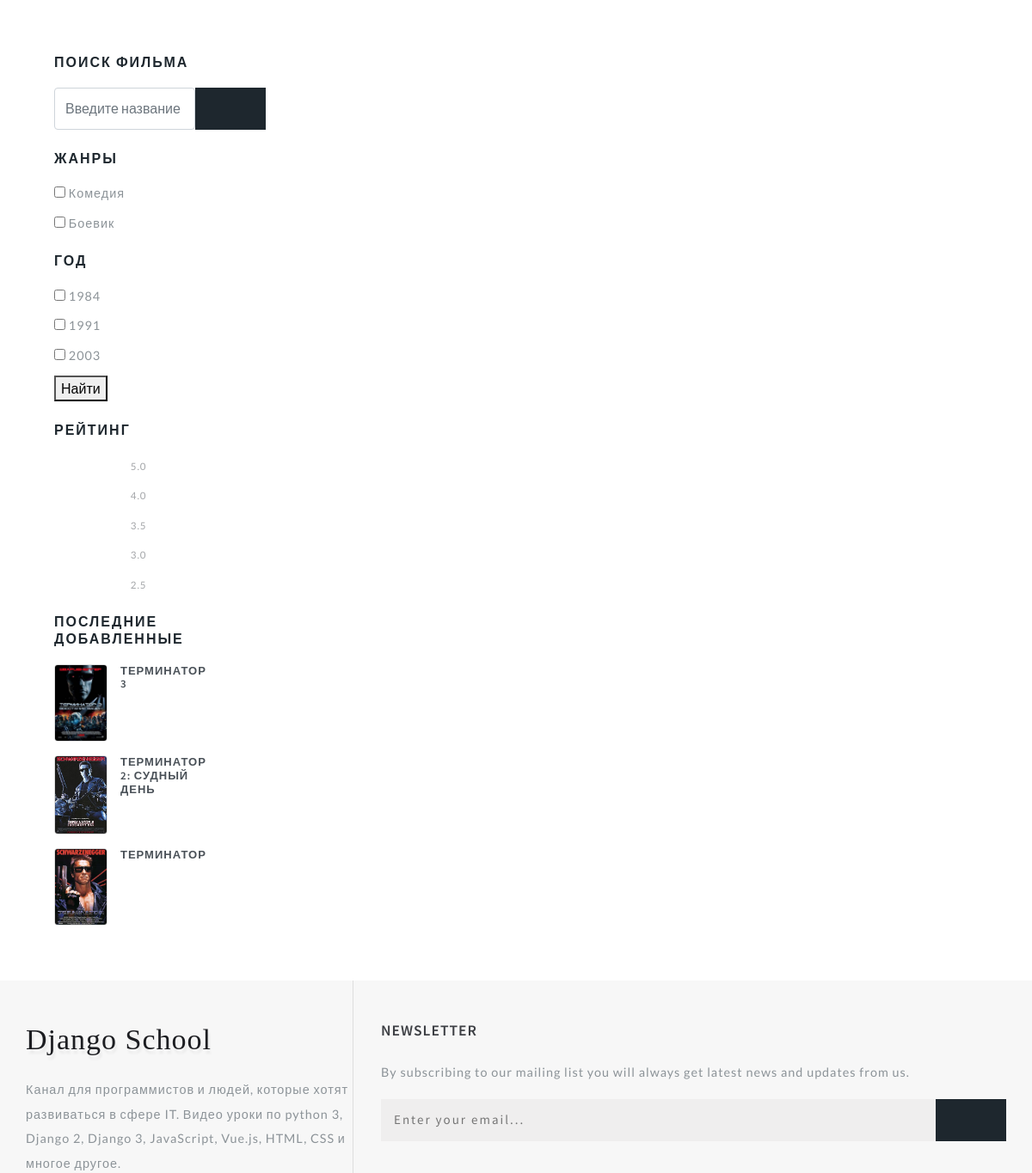
The app's page /filter/ (middle part), older data.
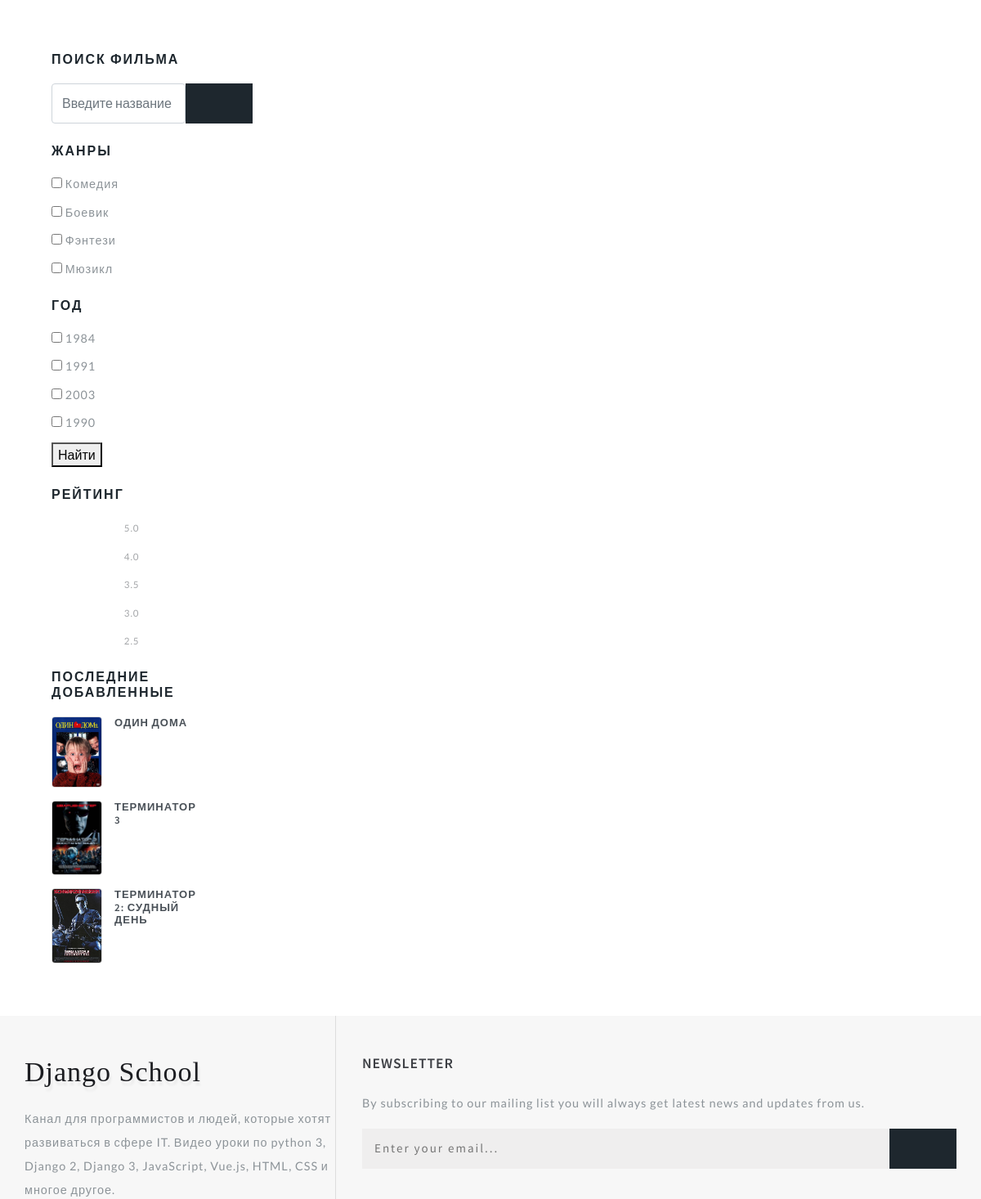
The same page, newer data.
### movies/models.py (models this page shows, shortened)
class Genre(models.Model):
    name = models.CharField('Имя', max_length=100)
    description = models.TextField('Описание')
    url = models.SlugField(max_length=150, unique=True)
    class Meta:
        verbose_name = 'Жанр'
        verbose_name_plural = 'Жанры'

class Movie(models.Model):
    title = models.CharField('Название', max_length=100)
    tagline = models.CharField('Слоган', max_length=100, default='')
    description = models.TextField('Описание')
    poster = models.ImageField('Постер', upload_to='movies/')
    year = models.PositiveSmallIntegerField('Дата выхода', default=2023)
    country = models.CharField('Страна', max_length=30)
    directors = models.ManyToManyField(Actor, verbose_name='режиссёр', related_name='film_director')
    actors = models.ManyToManyField(Actor, verbose_name='актёры', related_name='film_actor')
    genres = models.ManyToManyField(Genre, verbose_name='жанры')
    word_premiere = models.DateField('Премьера в мире', default=date.today)
    budget = models.PositiveIntegerField('Бюджет', default=0, help_text='Указывать сумму в доларах')
    fees_in_usa = models.PositiveIntegerField(
        'Сборы в США', default=0, help_text='Указывать сумму в доларах')
    fees_in_word = models.PositiveIntegerField(
        'Сборы в мире', default=0, help_text='Указывать сумму в доларах')
    category = models.ForeignKey(Category, verbose_name='Категория', on_delete=models.SET_NULL, null=True)
    url = models.SlugField(max_length=130, unique=True)
    draft = models.BooleanField('Черновик', default=False)
    def get_absolute_url(self):
        return reverse('movie_detail', kwargs={'slug': self.url})
    class Meta:
        verbose_name = 'Фильм'
        verbose_name_plural = 'Фильмы'

### movies/views.py (the view)
# urls.py: path('filter/', views.FilterMoviesView.as_view(), name='filter'),
class FilterMoviesView(GenreYear, ListView):
    def get_queryset(self):
        queryset = Movie.objects.filter(
            Q(year__in=self.request.GET.getlist("year")) |
            Q(genres__in=self.request.GET.getlist("genre")))
        return queryset

### movies/templatetags/movie_tag.py (called while the page is built)
@register.simple_tag()
def get_categories():
    return Category.objects.all()

@register.inclusion_tag("movies/tags/last_movie.html")
def get_last_movies(count=5):
    movies = Movie.objects.order_by("-id")[:count]
    return {'last_movies': movies}

### movies/views.py (called while the page is built)
    def get_genres(self):
        return Genre.objects.all()

    def get_years(self):
        return Movie.objects.filter(draft=False).values('year')

### templates/movies/movie_list.html (shortened to what this page needs)
{% extends 'movies/base.html' %}
{% block movie %}
    <div class="left-ads-display col-lg-9">
    </div>
{% endblock movie %}

### templates/include/sidebar.html
{% load movie_tag %}
<div class="search-bar w3layouts-newsletter">
    <h3 class="sear-head editContent">
        Поиск фильма
    </h3>
    <form action="#" method="post" class="d-flex editContent">
        <input type="search" placeholder="Введите название..." name="search"
               class="form-control" required="">
        <button class="btn1 btn">
            <span class="fa fa-search" aria-hidden="true"></span>
        </button>
    </form>
</div>
<form action="{% url 'filter' %}" method="get">
    <div class="left-side my-4">
        <h3 class="sear-head editContent">
            Жанры
        </h3>
        <ul class="w3layouts-box-list">
            {% for genre in view.get_genres %}
                <li class="editContent">
                    <input type="checkbox" class="checked" name="genre" value="{{ genre.id }}">
                    <span class="span editContent">
                        {{ genre.name }}
                    </span>
                </li>
            {% endfor %}
        </ul>
    </div>
    <div class="left-side">
        <h3 class="sear-head editContent">
            Год
        </h3>
        <ul class="w3layouts-box-list">
            {% for movie in view.get_years %}
                <li class="editContent">
                    <input type="checkbox" class="checked" name="year" value="{{ movie.year }}">
                    <span class="span editContent">
                        {{ movie.year }}
                    </span>
                </li>
            {% endfor %}
        </ul>
    </div>
    <button type="submit">Найти</button>
</form>
<div class="customer-rev left-side my-4">
    <h3 class="sear-head editContent">
        Рейтинг
    </h3>
    <ul class="w3layouts-box-list">
        <li>
            <a href="#">
                <span class="fa fa-star" aria-hidden="true"></span>
                <span class="fa fa-star" aria-hidden="true"></span>
                <span class="fa fa-star" aria-hidden="true"></span>
                <span class="fa fa-star" aria-hidden="true"></span>
                <span class="fa fa-star" aria-hidden="true"></span>
                <span class="editContent">5.0</span>
            </a>
        </li>
        <li>
            <a href="#">
                <span class="fa fa-star" aria-hidden="true"></span>
                <span class="fa fa-star" aria-hidden="true"></span>
                <span class="fa fa-star" aria-hidden="true"></span>
                <span class="fa fa-star" aria-hidden="true"></span>
                <span class="fa fa-star-o" aria-hidden="true"></span>
                <span class="editContent">4.0</span>
            </a>
        </li>
        <li>
            <a href="#">
                <span class="fa fa-star" aria-hidden="true"></span>
                <span class="fa fa-star" aria-hidden="true"></span>
                <span class="fa fa-star" aria-hidden="true"></span>
                <span class="fa fa-star-half-o" aria-hidden="true"></span>
                <span class="fa fa-star-o" aria-hidden="true"></span>
                <span class="editContent">3.5</span>
            </a>
        </li>
        <li>
            <a href="#">
                <span class="fa fa-star" aria-hidden="true"></span>
                <span class="fa fa-star" aria-hidden="true"></span>
                <span class="fa fa-star" aria-hidden="true"></span>
                <span class="fa fa-star-o" aria-hidden="true"></span>
                <span class="fa fa-star-o" aria-hidden="true"></span>
                <span class="editContent">3.0</span>
            </a>
        </li>
        <li>
            <a href="#">
                <span class="fa fa-star" aria-hidden="true"></span>
                <span class="fa fa-star" aria-hidden="true"></span>
                <span class="fa fa-star-half-o" aria-hidden="true"></span>
                <span class="fa fa-star-o" aria-hidden="true"></span>
                <span class="fa fa-star-o" aria-hidden="true"></span>
                <span class="editContent">2.5</span>
            </a>
        </li>
    </ul>
</div>
{% get_last_movies count=3 %}

### templates/movies/tags/last_movie.html (shortened to what this page needs)
<div class="deal-leftmk left-side">
    <h3 class="sear-head editContent">Последние добавленные</h3>
    {% for movie in last_movies %}
        <div class="special-sec1 row mt-3 editContent">
            <div class="img-deals col-md-4">
                <img src="{{ movie.poster.url }}" class="img-fluid" alt="">
            </div>
            <div class="img-deal1 col-md-4">
                <h3 class="editContent">{{ movie.title }}</h3>
            </div>
        </div>
    {% endfor %}
</div>

Row changes from the older to the newer data that the page shows:
no longer on this page (row unchanged): Movie: poster (picture), title "ТЕРМИНАТОР"
added Genre: name "Фэнтези"
added Genre: name "Мюзикл"
added Movie: poster (picture), title "ОДИН ДОМА"
Text that changed along with them:
new list line: "☐ 1990"
